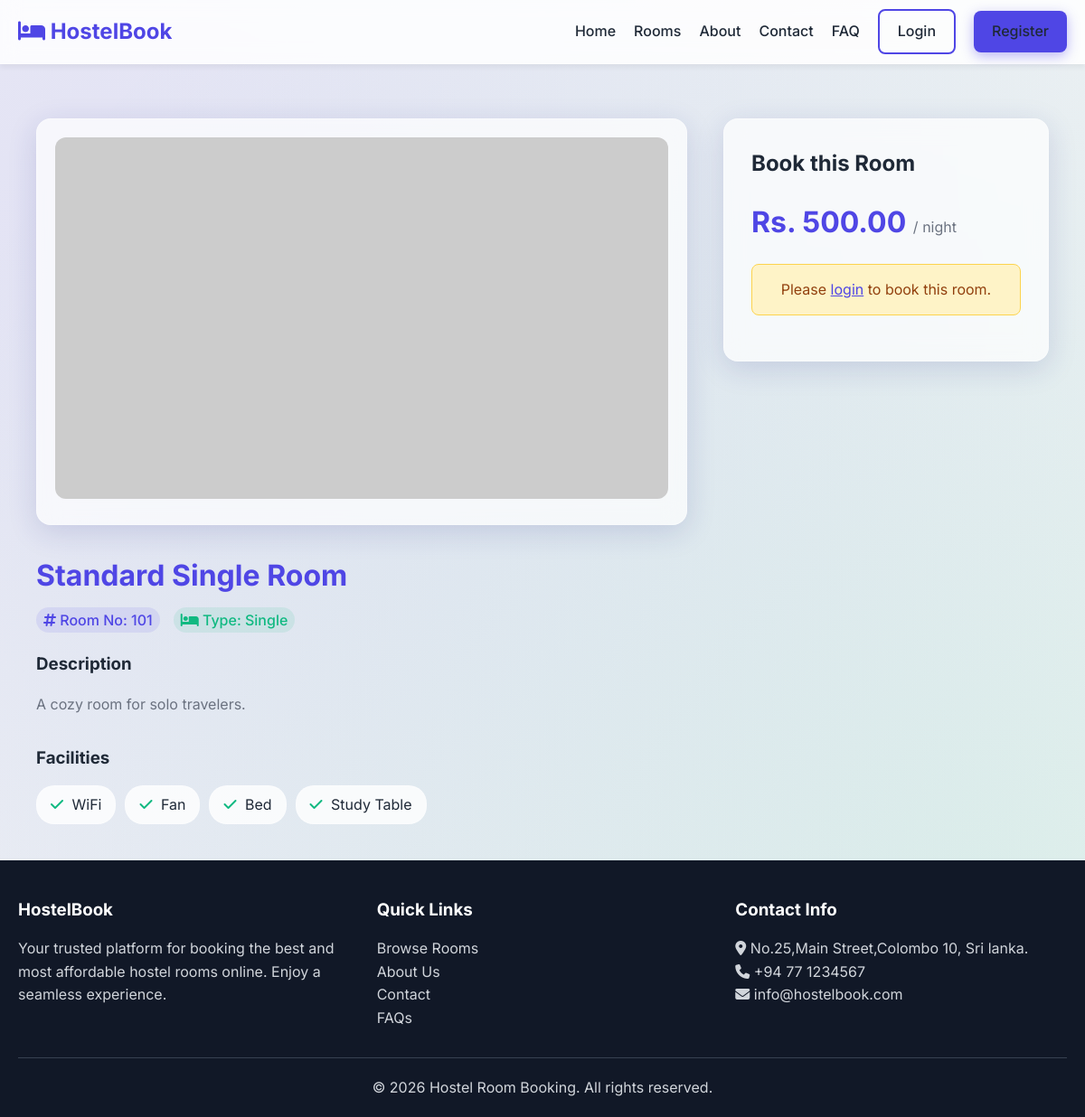
/room-details.php?id=1, run on the app's committed database.
### tables this page shows
CREATE TABLE IF NOT EXISTS rooms (
    id INT AUTO_INCREMENT PRIMARY KEY,
    room_number VARCHAR(20) NOT NULL UNIQUE,
    title VARCHAR(100) NOT NULL,
    type VARCHAR(50) NOT NULL,
    description TEXT NOT NULL,
    price DECIMAL(10,2) NOT NULL,
    capacity INT NOT NULL,
    image VARCHAR(255) DEFAULT 'default_room.jpg',
    availability_status ENUM('Available', 'Unavailable') DEFAULT 'Available',
    facilities TEXT,
    created_at TIMESTAMP DEFAULT CURRENT_TIMESTAMP
);

### includes/auth.php (called while the page is built, shortened)
<?php
function isUserLoggedIn() {
    return isset($_SESSION['user_id']);
}
?>

### room-details.php (the view, shortened to what this page needs)
<?php
require_once __DIR__ . '/includes/header.php';
$room_id = $_GET['id'];
$stmt = $conn->prepare("SELECT * FROM rooms WHERE id = ?");
$stmt->execute([$room_id]);
$room = $stmt->fetch();
$facilities = explode(',', $room['facilities']);
?>
<div class="container">
    <div class="grid" style="grid-template-columns: 2fr 1fr; gap: 40px; margin-top: 20px;">
        <div>
            <div class="glass-panel" style="padding: 20px; margin-bottom: 30px;">
                <img src="<?= BASE_URL ?>/uploads/<?= htmlspecialchars($room['image']) ?>" alt="<?= htmlspecialchars($room['title']) ?>" style="width: 100%; border-radius: 12px; height: 400px; object-fit: cover;" onerror="this.src='https://via.placeholder.com/800x400?text=Room+Image'">
            </div>
            <h1 style="color: var(--primary-color); margin-bottom: 10px;"><?= htmlspecialchars($room['title']) ?></h1>
            <p style="color: var(--text-muted); font-size: 1.1rem; margin-bottom: 20px;">
                <span class="badge badge-pending" style="background: rgba(79, 70, 229, 0.1); color: var(--primary-color); font-size: 1rem;"><i class="fas fa-hashtag"></i> Room No: <?= htmlspecialchars($room['room_number']) ?></span>
                <span class="badge badge-pending" style="background: rgba(16, 185, 129, 0.1); color: var(--success); font-size: 1rem; margin-left: 10px;"><i class="fas fa-bed"></i> Type: <?= htmlspecialchars($room['type']) ?></span>
            </p>
            <h3 style="margin-bottom: 15px;">Description</h3>
            <p style="color: var(--text-muted); line-height: 1.8; margin-bottom: 30px;"><?= nl2br(htmlspecialchars($room['description'])) ?></p>
            <h3 style="margin-bottom: 15px;">Facilities</h3>
            <ul style="display: flex; flex-wrap: wrap; gap: 10px;">
                <?php foreach ($facilities as $facility): ?>
                    <li style="background: rgba(255,255,255,0.8); padding: 8px 15px; border-radius: 20px; border: 1px solid var(--glass-border);"><i class="fas fa-check" style="color: var(--success); margin-right: 5px;"></i> <?= htmlspecialchars(trim($facility)) ?></li>
                <?php endforeach; ?>
            </ul>
        </div>
        <div>
            <div class="glass-panel" style="padding: 30px; position: sticky; top: 100px;">
                <h2 style="margin-bottom: 20px;">Book this Room</h2>
                <div style="font-size: 2rem; font-weight: bold; color: var(--primary-color); margin-bottom: 20px;" id="room_price" data-price="<?= $room['price'] ?>">
                    Rs. <?= number_format($room['price'], 2) ?> <span style="font-size: 1rem; color: var(--text-muted); font-weight: normal;">/ night</span>
                </div>
                <?php if ($room['availability_status'] !== 'Available'): ?>
                    <div class="alert alert-danger" style="text-align: center;">This room is currently unavailable for booking.</div>
                <?php else: ?>
                    <?php if (!isUserLoggedIn()): ?>
                        <div class="alert alert-warning" style="text-align: center; background: #FEF3C7; color: #92400E; border: 1px solid #FCD34D;">
                            Please <a href="<?= BASE_URL ?>/login.php" style="text-decoration: underline;">login</a> to book this room.
                        </div>
                    <?php endif; ?>
                <?php endif; ?>
            </div>
        </div>
    </div>
</div>
<?php require_once __DIR__ . '/includes/footer.php'; ?>

### assets/css/style.css (style rules this page uses)
:root { --primary-color: #4F46E5; --primary-hover: #4338CA; --secondary-color: #10B981; --bg-color: #F3F4F6; --text-main: #1F2937; --text-muted: #6B7280; --glass-bg: rgba(255, 255, 255, 0.7); --glass-border: rgba(255, 255, 255, 0.3); --glass-shadow: 0 8px 32px 0 rgba(31, 38, 135, 0.15); --danger: #EF4444; --success: #10B981; --warning: #F59E0B; }
* { margin: 0; padding: 0; box-sizing: border-box; font-family: 'Inter', sans-serif; }
body { background: var(--bg-color); color: var(--text-main); line-height: 1.6; background-image: radial-gradient(circle at 10% 20%, rgba(79, 70, 229, 0.1) 0%, rgba(79, 70, 229, 0) 90%), radial-gradient(circle at 90% 80%, rgba(16, 185, 129, 0.1) 0%, rgba(16, 185, 129, 0) 90%); background-attachment: fixed; min-height: 100vh; display: flex; flex-direction: column; }
a { text-decoration: none; color: var(--primary-color); transition: all 0.3s ease; }
ul { list-style: none; }
.glass-panel { background: var(--glass-bg); backdrop-filter: blur(12px); -webkit-backdrop-filter: blur(12px); border: 1px solid var(--glass-border); border-radius: 16px; box-shadow: var(--glass-shadow); }
.container { width: 100%; max-width: 1200px; margin: 0 auto; padding: 0 20px; }
.grid { display: grid; grid-template-columns: repeat(auto-fill, minmax(300px, 1fr)); gap: 30px; }
.alert { padding: 15px; border-radius: 8px; margin-bottom: 20px; }
.badge { padding: 4px 8px; border-radius: 9999px; font-size: 0.85rem; font-weight: 500; }
.badge-pending { background: #DBEAFE; color: #1247db; }

### data on the page
rooms: title "Standard Single Room", room_number "101", type "Single", description "A cozy room for solo travelers.", facilities "WiFi", facilities "Fan", facilities "Bed", facilities "Study Table", price "500.00"
